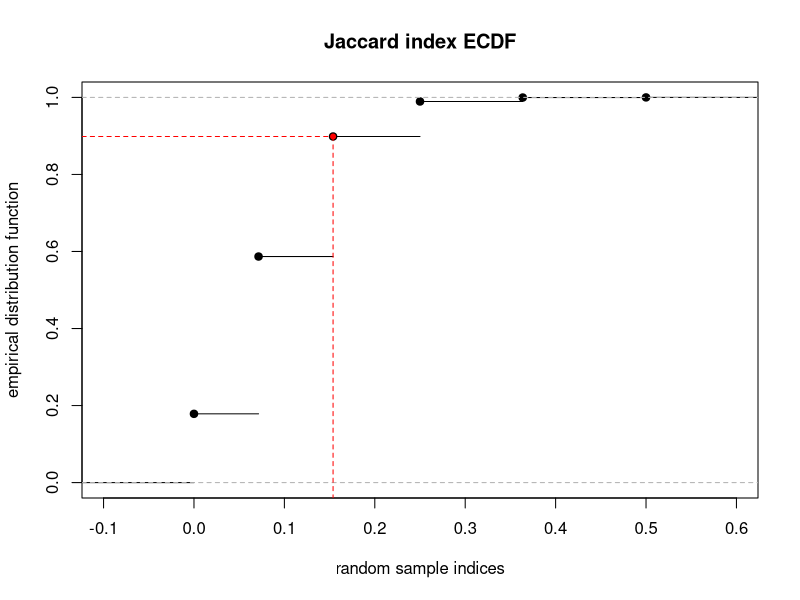

This chart was generated by the following R code:
#' @name bootsttrap_jaccard.R
#' @version 0.1.1
#' @author Stephan Gade


#' Helper function to calculate the Jaccard index from two sets
#' 
#' @param set1 vector with elements for set 1
#' @param set2 vector with elements for set2
#' 
#' @return the Jaccard index for the two sets
jaccard <- function(set1, set2) {
  length(intersect(set1, set2)) / length(union(set1, set2))
} 


#' Helper function to calculate a p-value based on a statistic and a sampling
#' based null distribution
#' 
#' @param x the statistic to be tested: only one value
#' @param y vector with the sampling based null distribution
#' @param alternative a character string specifying the alternative hypothesis
#' @param plot boolean indicating whether the empirical distriubtion function
#'               used to calculate the p-value should be plotted
#' @param ... additional argument to plot for the cdf 
#' 
#' @return the p-value from the test
resample_test <- function(x, y, 
                          alternative = c("two.sides", "less", "greater"), 
                          plot = F,
                          ...) {
  
  alternative = match.arg(alternative)
  x <- x[1]
  
  cdf <- ecdf(y)
  
  if (plot) {
    plot(cdf, ...)
    lims <- par("usr")
    points(x, cdf(x), pch = 20, col = 'red')
    segments(lims[1], cdf(x), x, cdf(x), col = 'red', lty = 2)
    segments(x, cdf(x), x, lims[3], col = 'red', lty = 2)
  }
  
  ## calculate p-value
  p <- switch(alternative,
              two.sided = 2 * min(cdf(x), 1 - cdf(x)),
              less = cdf(x),
              greater = 1 - cdf(x))
  
  p
}

#' Function to calculate the bootstrap estimate of the Jaccard Index of two sets
#' 
#' @param set1 vector with all elements of first set
#' @param set2 vector with all elements of second set
#' @param n_samples number of bootstrap samples, default to 500
#' @param seed seed for random number generator, default to 123
#' 
#' @return a list with 3 entries
#'         1) jc_mean: the mean Jaccard index from the bootstrap samples
#'         2) jc_se: the bootstrap standard error for the Jaccard Index
#'         3) jc_samples: a vector with Jaccard Indices calculated from all bootstrap samples
jaccard_bs <- function(set1, set2, n_samples = 500, seed = 123) {
  
  set.seed(seed)
  
  union_set <- union(set1, set2)
  intersect_set <- intersect(set1, set2)
  
  samples <- lapply(1:num_bs, function(i) table(sample(union_set, length(union_set), replace = T)))
  samples <- sapply(samples, "[", union_set)
  rownames(samples) <- union_set
  samples[is.na(samples)] <- 0 
 
  jaccard <- colSums(samples[intersect_set, ]) / colSums(samples)
  
  res <- list(
    jc_mean = mean(jaccard),
    jc_se = sd(jaccard) / sqrt(length(jaccard)),
    jc_samples = jaccard
  )
  
  res
  
}


#' Function to calculate a Null distribution for the Jaccard index based on
#' random sampling from a Null set. 
#' 
#' @details The function can be used to calculate the Jaccard index between 
#' a fixed set1 and random samplings from a set of items (the Null set) to
#' calculate a Null distribution of random Jaccard indices. This Null
#' distribution can then be used to test a Jaccard index of set1 against a real
#' set2.
#'  
#' @param set1 vector with all elements of first set
#' @param null_set vector with all elements of the null set
#' @param n_items number of items to choose from the null set
#' @param n_samples number of sampling runs, default to 500
#' @param seed seed for random number generator, default to 123
#' 
#' @return a list with following entries
#'         1) jc_mean: the mean Jaccard index from all re-sampling runs
#'         2) jc_sd: the accard index sd from all re-sampling runs
#'         3) jc_se: the resampling standard error for the Jaccard Index
#'         4) jc_med: the median Jaccard index from all re-sampling runs
#'         5) jc_mad: the index MAD from all re-sampling runs
#'         6) jc_samples: a vector with Jaccard Indices calculated from all bootstrap samples
jaccard_resample <- function(set1, null_set, n_items, n_samples = 500, seed = 123) {
  
  set.seed(seed)
  
  if (n_items >= length(null_set)) {
    stop("Number of items to sample 'n_items' has to be smaller than number of items in null set!")
  } 
 
  # calculate the union and intersect of the set of interest (set1) 
  # and the Null set
  union_set <- union(set1, null_set)
  intersect_set <- intersect(set1, null_set)
  
  # Draw random samples from the Null set, number of samples to draw is 
  # specified by n_samples. We will draw without replacement.
  sampling_list <- lapply(1:n_samples, function(i) sample(null_set, n_items, replace = F))
   
  # Calculate two matrices: 
  #   - s_union: matrix of 0 and 1 with rows the items in the union set and
  #              columns the sampling runs containing a 1 if an item ie either
  #              part of set1 or of the corresponding random sample from the 
  #              Null set, 0 otherwise
  #   - s_intersect: matrix of 0 and 1 with rows corresponding to the items
  #                  in the intersect between set1 and the Null set and columns
  #                  to the sampling runs. Here, 1 indicates an item from the
  #                  intersect set was present in the random sample from the Null
  #                  set and 0 otherwise.
  s_union     <- sapply(sampling_list, function(xx) union_set %in% c(set1, xx))
  s_intersect <- sapply(sampling_list, function(xx) intersect_set %in% xx)
 
  # Building up the two matrices from the list of random samplings from the Null
  # set, the Jaccard index between set1 and each random sample can now simply be
  # calculated by the element-wise division of two column sums. The first column
  # sum is calculated for the matrix holding only items from the intersect set
  # returning the intersection of set1 and all sampling runs from the Null set. 
  # Consequently the second column sum returns the union of set1 and all samples
  # from the Null set. So, the element-wise divsion of these tow column sums 
  # gives the vectors of Jaccard indices from all sampling runs.
  jaccard <- colSums(s_intersect) / colSums(s_union)
  
  # Assemble the result list with the samples Jaccard indices and some
  # summary statistics.
  res <- list(
    jc_mean = mean(jaccard),
    jc_sd = sd(jaccard),
    jc_se = sd(jaccard) / sqrt(length(jaccard)),
    jc_med = median(jaccard),
    jc_mad = mad(jaccard),
    jc_samples = jaccard
  )
  
  res
  
}


# Test with simulated data

## define sets and and calculate Jaccard index
# set1 <- LETTERS[1:6]
set1 <- c("1", "2", "3", "A", "B", "E", "F", "R")
set2 <- LETTERS[5:11]
jc_orig <- jaccard(set1, set2)

## calculate resampled Jaccard index based on random samples from all letters
jc_resampl<- jaccard_resample(set1 = set1, 
                              null_set = LETTERS, 
                              n_items = length(set2), 
                              n_samples = 10000, 
                              seed = 353)

## test the Jaccard index aggainst the sampled distribution of random Jaccard
## indices. Test if the original index is higher than random sampling
p <- resample_test(x = jc_orig, y = jc_resampl$jc_samples, 
                   alternative = "greater",
                   plot = T, 
                   main = "Jaccard index ECDF", 
                   xlab = "random sample indices", 
                   ylab = "empirical distribution function")
message("p-value from re-sampling based test: ", signif (p, 3))



# Run time test
library(microbenchmark)
n_samples <- 1000
microbenchmark(
  jc_standard = ({
    set.seed(123)
    jc <- sapply(1:n_samples, function(i) jaccard(set1, sample(LETTERS, length(set2), replace = F)))
  }),
  jc_resampl = jaccard_resample(set1, null_set = LETTERS, n_items = length(set2), n_samples = n_samples, seed = 123)
)
